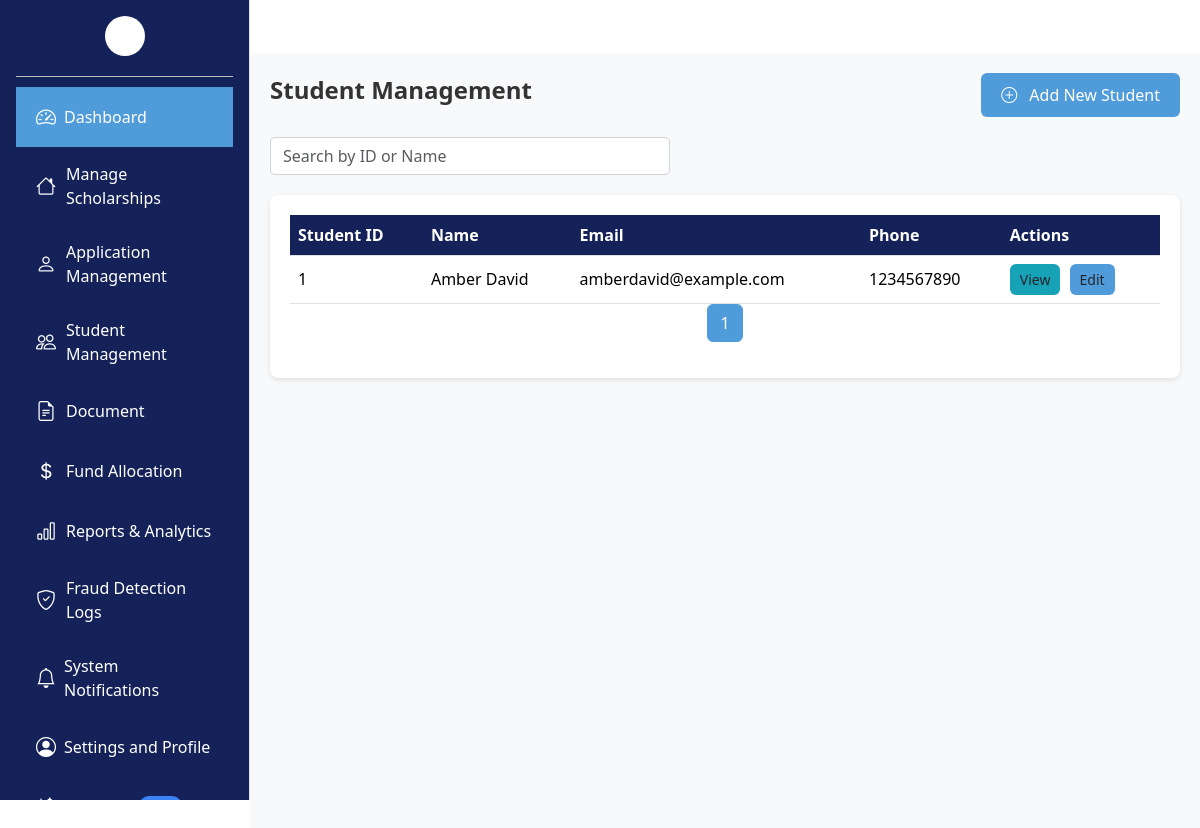
Page /Admin/student.php on the committed database.
### tables this page shows
CREATE TABLE Students (
    student_id INT PRIMARY KEY AUTO_INCREMENT,
    user_id INT NOT NULL,
    first_name VARCHAR(100) NOT NULL,
    last_name VARCHAR(100) NOT NULL,
    email VARCHAR(150) NOT NULL UNIQUE,
    phone VARCHAR(15),
    date_of_birth DATE,
    enrollment_date DATE NOT NULL,
    program VARCHAR(50) NOT NULL,
    gpa DECIMAL(3,2),
    status ENUM('Active', 'Graduated', 'Suspended', 'Withdrawn', 'Scholarship Awarded', 'Scholarship Revoked') DEFAULT 'Active',
    FOREIGN KEY (user_id) REFERENCES Users(user_id) ON DELETE CASCADE
);

### Admin/student.php (the view, shortened to what this page needs)
<?php
include "../Database/db.php";
$page = isset($_GET['page']) ? max(1, intval($_GET['page'])) : 1;
$limit = 10;
$offset = ($page - 1) * $limit;
$search = isset($_GET['search']) ? trim($_GET['search']) : '';
$search_query = $search ? "WHERE s.student_id LIKE ? OR s.first_name LIKE ? OR s.last_name LIKE ? OR s.email LIKE ?" : '';
try {
    $sql = "SELECT COUNT(*) AS total FROM Students s $search_query";
    $stmt = $conn->prepare($sql);
    $stmt->execute();
    $total = $stmt->get_result()->fetch_assoc()['total'];
    $total_pages = ceil($total / $limit);
    $sql = "SELECT s.student_id, s.first_name, s.last_name, s.email, s.phone
            FROM Students s
            $search_query
            ORDER BY s.student_id
            LIMIT ? OFFSET ?";
    $stmt = $conn->prepare($sql);
    if ($search) {
        $search_param = "%$search%";
        $stmt->bind_param("ssssii", $search_param, $search_param, $search_param, $search_param, $limit, $offset);
    } else {
        $stmt->bind_param("ii", $limit, $offset);
    }
    $stmt->execute();
    $result = $stmt->get_result();
    $students = [];
    while ($row = $result->fetch_assoc()) {
        $students[] = $row;
    }
} catch (Exception $e) {
    $students = [];
    $total_pages = 1;
    error_log("Error fetching students: " . $e->getMessage());
}
?>
<!DOCTYPE html>
<html lang="en">
<head>
    <link href="https://cdn.jsdelivr.net/npm/bootstrap@5.3.3/dist/css/bootstrap.min.css" rel="stylesheet" />
    <link href="https://cdn.jsdelivr.net/npm/bootstrap-icons@1.10.5/font/bootstrap-icons.css" rel="stylesheet" />
</head>
<body>
    <?php include 'sidebar.php'; ?>
    <div class="main-content">
        <div class="page-header">
            <h1>Student Management</h1>
            <button class="btn btn-add" data-bs-toggle="modal" data-bs-target="#addStudentModal">
                <i class="bi bi-plus-circle me-2"></i> Add New Student
            </button>
        </div>
        <div class="search-bar">
            <input type="text" class="form-control" id="searchInput" placeholder="Search by ID or Name" onkeyup="searchStudents()">
        </div>
        <div class="students-table">
            <table class="table table-hover">
                <thead>
                    <tr>
                        <th>Student ID</th>
                        <th>Name</th>
                        <th>Email</th>
                        <th>Phone</th>
                        <th>Actions</th>
                    </tr>
                </thead>
                <tbody id="studentsTable">
                    <?php foreach ($students as $student): ?>
                        <tr data-id="<?php echo htmlspecialchars($student['student_id']); ?>">
                            <td><?php echo htmlspecialchars($student['student_id']); ?></td>
                            <td><?php echo htmlspecialchars($student['first_name'] . ' ' . $student['last_name']); ?></td>
                            <td><?php echo htmlspecialchars($student['email']); ?></td>
                            <td><?php echo htmlspecialchars($student['phone'] ?: 'N/A'); ?></td>
                            <td>
                                <button class="btn btn-view" onclick="viewStudent('<?php echo $student['student_id']; ?>')">View</button>
                                <button class="btn btn-edit" onclick="editStudent('<?php echo $student['student_id']; ?>')">Edit</button>
                            </td>
                        </tr>
                    <?php endforeach; ?>
                </tbody>
            </table>
            <nav aria-label="Page navigation">
                <ul class="pagination" id="pagination">
                    <?php for ($i = 1; $i <= $total_pages; $i++): ?>
                        <li class="page-item <?php echo $page == $i ? 'active' : ''; ?>">
                            <a class="page-link" href="?page=<?php echo $i; ?>&search=<?php echo urlencode($search); ?>" onclick="changePage(<?php echo $i; ?>)"><?php echo $i; ?></a>
                        </li>
                    <?php endfor; ?>
                </ul>
            </nav>
        </div>
    </div>
</body>
</html>

### Admin/student.php (style rules this page uses)
.main-content { background-color: #f8f9fa; min-height: 100vh; padding: 20px; }
.page-header { display: flex; justify-content: space-between; align-items: center; margin-bottom: 20px; }
.page-header h1 { font-size: 24px; font-weight: 600; color: #333; }
.page-header .btn-add { background-color: #509CDB; border: none; padding: 10px 20px; font-size: 16px; color: #ffffff; }
.search-bar { margin-bottom: 20px; max-width: 400px; }
.search-bar .form-control { border-radius: 5px; border: 1px solid #ced4da; box-shadow: none; }
.students-table { background-color: #ffffff; border-radius: 8px; padding: 20px; box-shadow: 0 2px 5px rgba(0, 0, 0, 0.1); margin-bottom: 20px; }
.students-table .table { margin-bottom: 0; }
.students-table .table th { background-color: #152259; color: #ffffff; }
.students-table .table td { vertical-align: middle; }
.students-table .btn-view { background-color: #17a2b8; border: none; font-size: 14px; padding: 5px 10px; margin-right: 5px; }
.students-table .btn-edit { background-color: #509CDB; border: none; font-size: 14px; padding: 5px 10px; }
.pagination { justify-content: center; }
.pagination .page-link { color: #509CDB; }
.pagination .page-item.active .page-link { background-color: #509CDB; border-color: #509CDB; color: #ffffff; }

### Admin/sidebar.php (style rules this page uses)
.main-content { margin-left: 250px; padding: 20px; }

### rows in the picture
students: student_id "1", first_name+last_name "Amber David", email "amberdavid@example.com", phone "1234567890"
